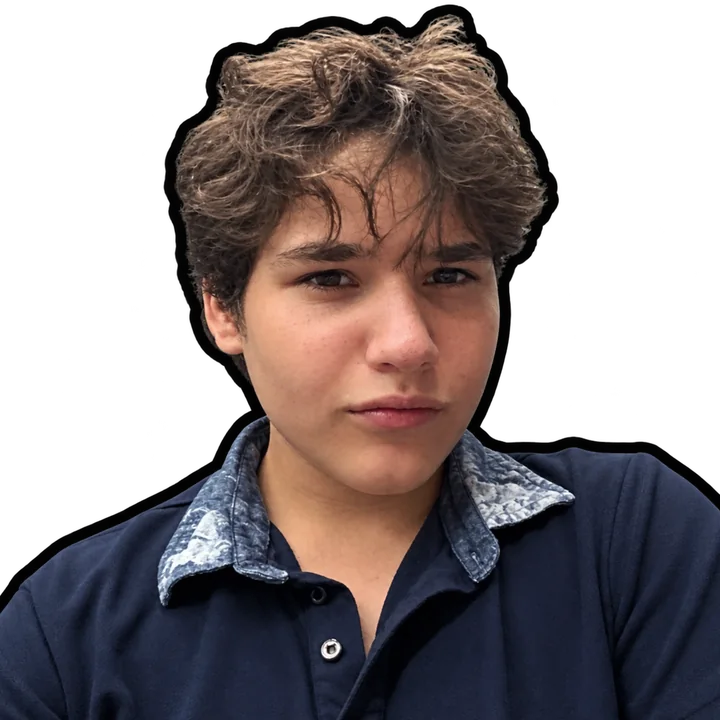
#> input picture dvir-clicker/dvir.webp, 720 x 720 px
$ python make_icons.py
#> lines starting #> are read from the running program, lines starting #| are printed output that depends on the picture
"""Generate the launcher icons from the game's Dvir image.

Usage: python3 make_icons.py   (run from this directory; needs Pillow)
"""
from pathlib import Path

from PIL import Image, ImageDraw

HERE = Path(__file__).resolve().parent
SRC = HERE.parent / "dvir-clicker" / "dvir.webp"
RES = HERE / "res"

DENSITIES = {"mdpi": 1, "hdpi": 1.5, "xhdpi": 2, "xxhdpi": 3, "xxxhdpi": 4}
GOLD_LIGHT = (255, 228, 138)
GOLD = (255, 196, 46)
GOLD_DEEP = (255, 154, 31)


def radial_gold(size):
    """Gold radial gradient matching the in-game button."""
    img = Image.new("RGB", (size, size))
    px = img.load()
    cx, cy = size * 0.35, size * 0.30
    max_d = ((size - cx) ** 2 + (size - cy) ** 2) ** 0.5
    for y in range(size):
        for x in range(size):
            t = (((x - cx) ** 2 + (y - cy) ** 2) ** 0.5) / max_d
            if t < 0.45:
                a, b, k = GOLD_LIGHT, GOLD, t / 0.45
            else:
                a, b, k = GOLD, GOLD_DEEP, (t - 0.45) / 0.55
            px[x, y] = tuple(round(a[i] + (b[i] - a[i]) * k) for i in range(3))
    return img.convert("RGBA")


def circle_mask(size, inset=0):
    big = size * 4
    m = Image.new("L", (big, big), 0)
    ImageDraw.Draw(m).ellipse((inset * 4, inset * 4, big - 1 - inset * 4, big - 1 - inset * 4), fill=255)
    return m.resize((size, size), Image.LANCZOS)


def save(img, folder, name):
    out = RES / folder / name
    out.parent.mkdir(parents=True, exist_ok=True)
    img.save(out, optimize=True)


def main():
    dvir = Image.open(SRC).convert("RGBA")
#> dvir is the input picture: PIL image 720x720 RGBA; mean R, G, B, A 47.9, 39.3, 40.1, 154.2

    for density, scale in DENSITIES.items():
        folder = f"mipmap-{density}"

        # Adaptive icon (API 26+): 108dp layers, launcher masks the centre 72dp.
        full = round(108 * scale)
        save(radial_gold(full), folder, "ic_launcher_background.png")
        fg = Image.new("RGBA", (full, full), (0, 0, 0, 0))
        d = round(full * 0.76)
        fg.alpha_composite(dvir.resize((d, d), Image.LANCZOS), ((full - d) // 2, full - d))
        save(fg, folder, "ic_launcher_foreground.png")

        # Legacy round icon (API 24-25): gold coin with a cream rim.
        size = round(48 * scale)
        rim = max(1, round(size * 0.05))
        coin = radial_gold(size)
        coin.alpha_composite(dvir.resize((size, size), Image.LANCZOS))
        icon = Image.new("RGBA", (size, size), (0, 0, 0, 0))
        ring = Image.new("RGBA", (size, size), (255, 243, 196, 255))
        icon.paste(ring, (0, 0), circle_mask(size))
        icon.paste(coin, (0, 0), circle_mask(size, rim))
        save(icon, folder, "ic_launcher.png")
        save(icon, folder, "ic_launcher_round.png")
#> this loop made 5 passes
#> pass 1, in save, `img.save(out, optimize=True)`:
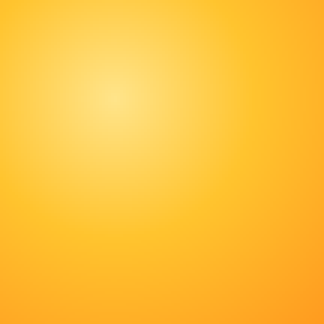
#> saved as ic_launcher_background.png: PIL image 108x108 RGBA (shown 3 times larger); mean R, G, B, A 255, 195.2, 60.7, 255
#> pass 1, in save (call 2), `img.save(out, optimize=True)`:
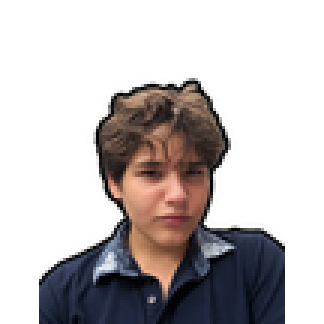
#> saved as ic_launcher_foreground.png: PIL image 108x108 RGBA (shown 3 times larger); mean R, G, B, A 27.8, 22.8, 23.2, 88.9; transparent parts drawn white
#> after the loop:
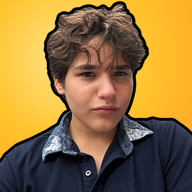
#> coin: PIL image 192x192 RGBA; mean R, G, B, A 148.2, 116.5, 62.9, 255
#> after the loop:
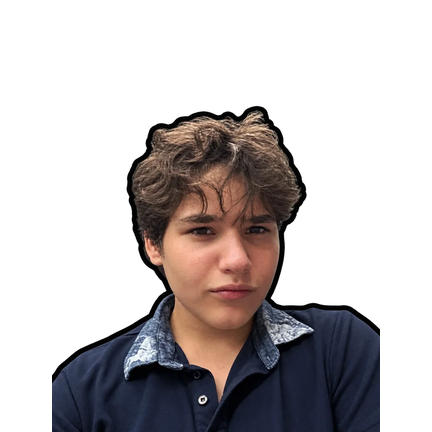
#> fg: PIL image 432x432 RGBA; mean R, G, B, A 27.5, 22.5, 23, 88.9; transparent parts drawn white
#> after the loop:
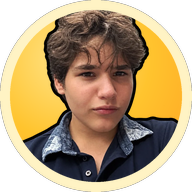
#> icon: PIL image 192x192 RGBA; mean R, G, B, A 130.5, 108.6, 73.3, 200.2; transparent parts drawn white
#> after the loop:
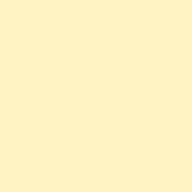
#> ring: PIL image 192x192 RGBA; mean R, G, B, A 255, 243, 196, 255


if __name__ == "__main__":
    main()
